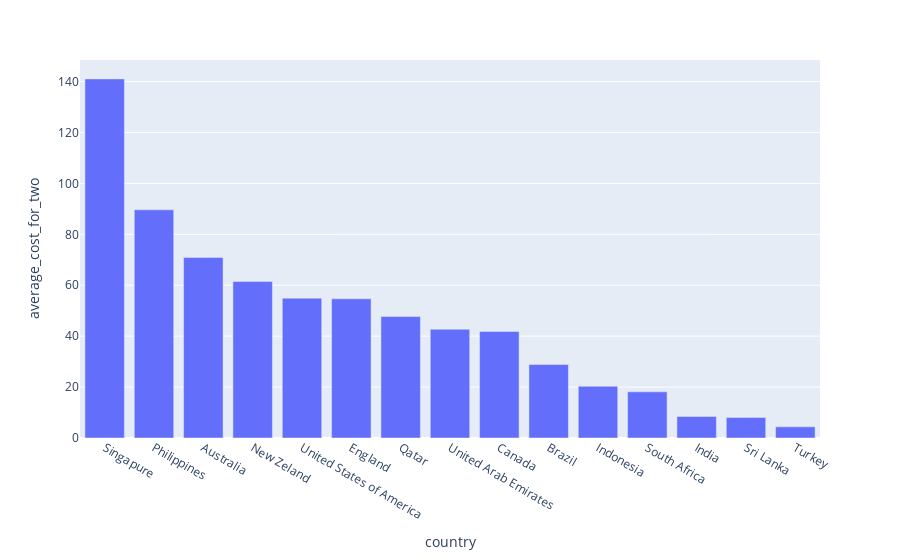

The cell this chart's notebook holds for it:
### Code cell
# average cost for two by country

df_aux = df.loc[:, ['country', 'average_cost_for_two']].groupby('country').mean().sort_values('average_cost_for_two',ascending=False).reset_index()

px.bar(df_aux, x='country', y='average_cost_for_two')

### Figure 1 — Plotly figure (JSON) as saved in the notebook; plotly's stock layout.template omitted (floating-point values rounded to 4 significant figures)
{"data": [{"alignmentgroup": "True", "hovertemplate": "country=%{x}<br>average_cost_for_two=%{y}<extra></extra>", "legendgroup": "", "marker": {"color": "#636efa", "pattern": {"shape": ""}}, "name": "", "offsetgroup": "", "orientation": "v", "showlegend": false, "textposition": "auto", "type": "bar", "x": ["Singapure", "Philippines", "Australia", "New Zeland", "United States of America", "England", "Qatar", "United Arab Emirates", "Canada", "Brazil", "Indonesia", "South Africa", "India", "Sri Lanka", "Turkey"], "xaxis": "x", "y": [141.0, 89.62, 70.94, 61.44, 54.93, 54.67, 47.7, 42.72, 41.86, 28.85, 20.32, 18.12, 8.436, 8.083, 4.381], "yaxis": "y"}], "layout": {"autosize": true, "barmode": "relative", "legend": {"tracegroupgap": 0}, "margin": {"t": 60}, "xaxis": {"anchor": "y", "autorange": true, "domain": [0, 1], "range": [-0.5, 14.5], "title": {"text": "country"}, "type": "category"}, "yaxis": {"anchor": "x", "autorange": true, "domain": [0, 1], "range": [0, 148.5], "title": {"text": "average_cost_for_two"}, "type": "linear"}}}
